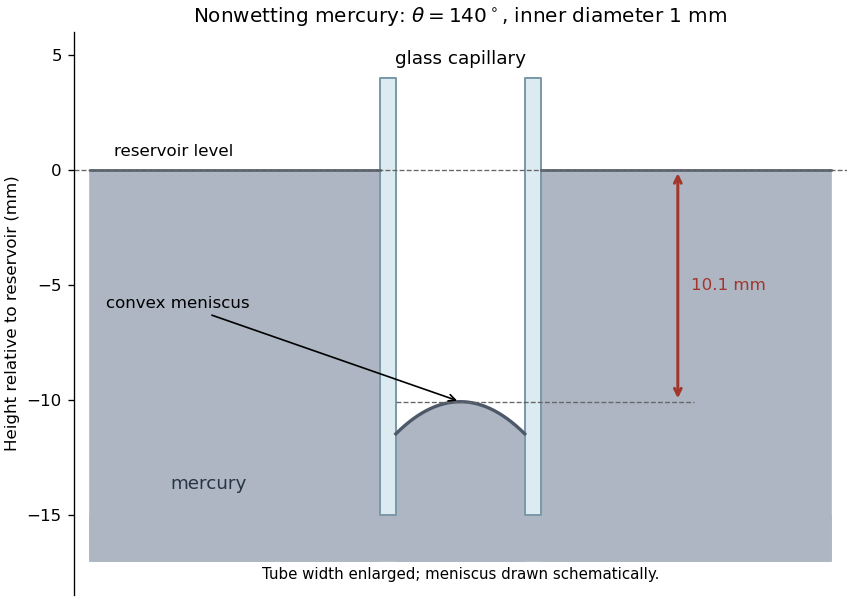

The Python source for this figure:
"""Original schematic of mercury capillary depression, not a copied figure."""
from pathlib import Path
import matplotlib
matplotlib.use("Agg")
import matplotlib.pyplot as plt
import numpy as np

gamma, theta, density, radius, gravity = 0.436, np.deg2rad(140), 1.35e4, 0.0005, 9.81
height = 2 * gamma * np.cos(theta) / (density * gravity * radius) * 1000
fig, ax = plt.subplots(figsize=(7.1, 5.0), layout="constrained")
ax.fill_between([-2.3, 2.3], -17, -15, color="#adb6c2")
for lo, hi in [(-2.3, -0.5), (0.5, 2.3)]:
    ax.fill_between([lo, hi], -17, 0, color="#adb6c2")
    ax.plot([lo, hi], [0, 0], color="#4d5868", lw=1.5)
x = np.linspace(-0.4, 0.4, 150)
meniscus = height - 1.4 * (x / 0.4)**2
ax.fill_between(x, -17, meniscus, color="#adb6c2")
ax.plot(x, meniscus, color="#4d5868", lw=2)
for lo, hi in [(-0.5, -0.4), (0.4, 0.5)]:
    ax.fill_between([lo, hi], -15, 4, color="#dcebf2", edgecolor="#7c99aa", lw=1.2)
ax.axhline(0, color="0.4", ls="--", lw=0.8)
ax.plot([-0.4, 1.45], [height, height], ls="--", color="0.4", lw=0.8)
ax.annotate("", xy=(1.35, 0), xytext=(1.35, height),
            arrowprops={"arrowstyle": "<->", "color": "#a2362b", "lw": 1.8})
ax.text(1.43, height / 2, f"{abs(height):.1f} mm", color="#a2362b", va="center")
ax.text(-2.15, 0.6, "reservoir level", fontsize=10)
ax.annotate("convex meniscus", xy=(0.0, height), xytext=(-2.2, -6),
            arrowprops={"arrowstyle": "->", "lw": 1}, fontsize=10)
ax.text(0.0, 4.6, "glass capillary", ha="center", fontsize=11)
ax.text(-1.8, -13.9, "mercury", color="#263444", fontsize=11)
ax.text(0, -17.8, "Tube width enlarged; meniscus drawn schematically.",
        ha="center", fontsize=9)
ax.set(xlim=(-2.4, 2.4), ylim=(-18.5, 6), ylabel="Height relative to reservoir (mm)",
       title=r"Nonwetting mercury: $\theta=140^\circ$, inner diameter 1 mm")
ax.set_xticks([])
ax.spines[["top", "right", "bottom"]].set_visible(False)
fig.savefig(Path(__file__).with_suffix(".png").name, dpi=120, facecolor="white")
